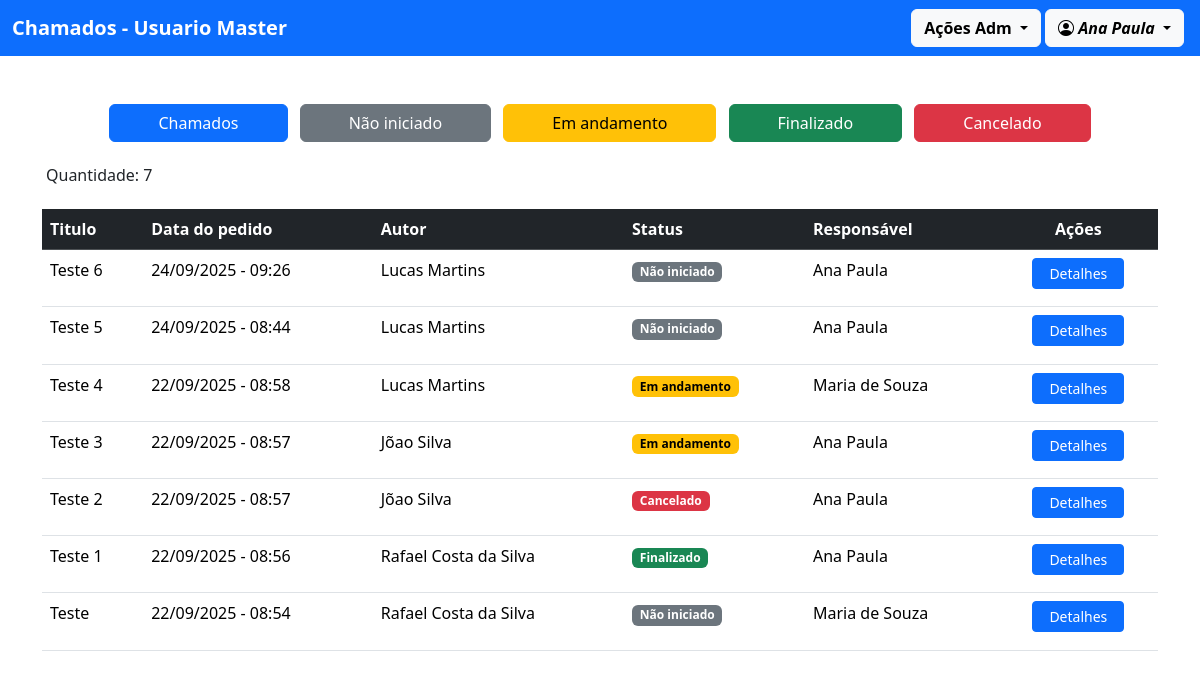
/ver_chamados/ (signed in), run on an earlier commit of the app's database.
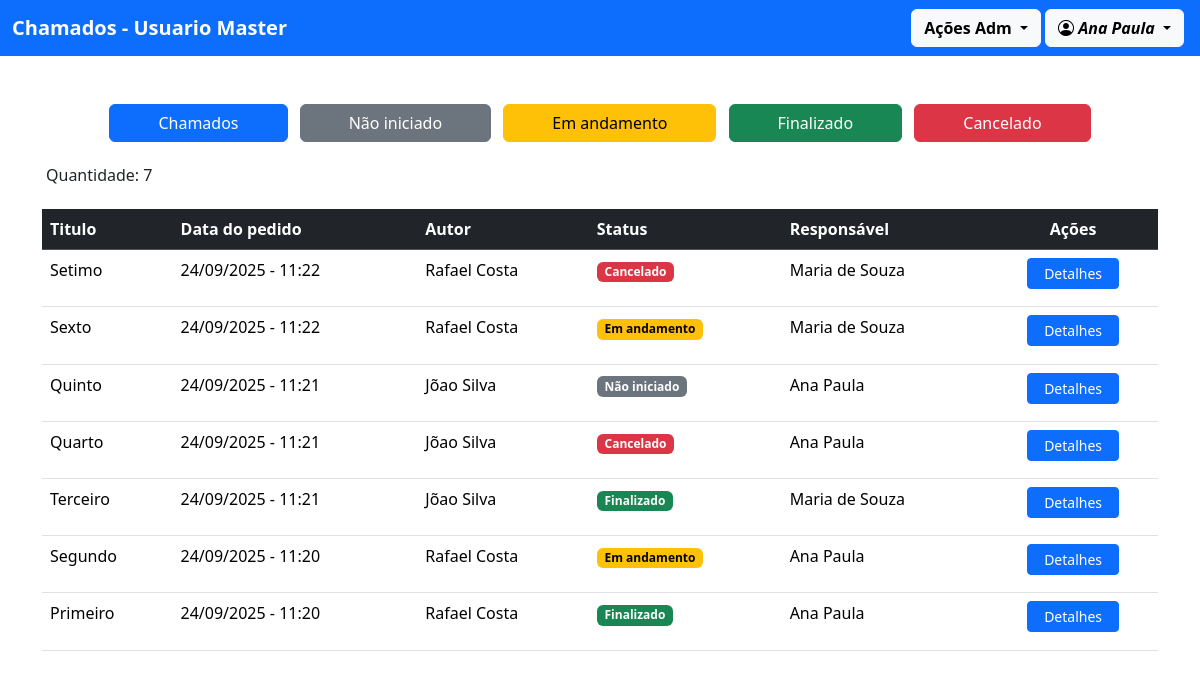
And on a later commit of the database.
### usuario/models.py (models this page shows)
class Perfil(models.Model):
    user = models.OneToOneField(User, on_delete=models.CASCADE)
    nome_completo = models.CharField(max_length=255)
    adm = models.BooleanField(default=False)
    def __str__(self):
        return f"{self.nome_completo}"
    class Meta:
        ordering = ["nome_completo"]

### chamado/models.py (models this page shows, shortened)
class Chamado(models.Model):
    STATUS = (
        ('nao_iniciado', 'Não iniciado'),
        ('em_andamento', 'Em andamento'),
        ('finalizado', 'Finalizado'),
        ('cancelado', 'Cancelado'),
    )
    titulo = models.CharField(max_length=255)
    data = models.DateTimeField()
    status = models.CharField(max_length=20, choices=STATUS, default="nao_iniciado")
    descricao = models.TextField()
    autor = models.ForeignKey(Perfil, on_delete=models.CASCADE, related_name='autor')
    responsavel = models.ForeignKey(Perfil, on_delete=models.CASCADE, related_name='responsavel')
    class Meta:
        ordering = ["-data"]

### chamado/views.py (the view)
# urls.py: path('ver_chamados/', views.ver_chamados, name="ver_chamados"),
@login_required(login_url='/usuario/login/')
def ver_chamados(request):
    chamado = Chamado.objects.all()
    status = request.GET.get('status')
    if status:
        chamado = chamado.filter(status=status)
    qtd = chamado.count()
    return render(request, 'adm/ver_chamado.html', {'chamados': chamado, 'quantidade': qtd})

### chamado/templates/adm/ver_chamado.html (shortened to what this page needs)
{% extends "modelo.html" %}
{% block content %}
<div class="text-center">
    <form method="get" action="">
        <button type="submit" class="btn btn-primary px-5 me-2">Chamados</button>
        <button type="submit" name="status" value="nao_iniciado" class="btn btn-secondary px-5 me-2">Não iniciado</button>
        <button type="submit" name="status" value="em_andamento" class="btn btn-warning px-5 me-2">Em andamento</button>
        <button type="submit" name="status" value="finalizado" class="btn btn-success px-5 me-2">Finalizado</button>
        <button type="submit" name="status" value="cancelado" class="btn btn-danger px-5">Cancelado</button>
    </form>
</div>
<br>
<h6 class="mb-4 ms-1">Quantidade: {{ quantidade }}</h6>
{% if quantidade != 0 %}
    <table class="table table-hover">
        <thead class="table-dark">
            <tr>
                <th>Titulo</th>
                <th>Data do pedido</th>
                <th>Autor</th>
                <th>Status</th>
                <th>Responsável</th>
                <th class="text-center">Ações</th>
            </tr>
        </thead>
        <tbody>
            {% for i in chamados %}
            <tr>
                <td>{{i.titulo}}</td>
                <td>{{i.data|date:'d/m/Y - H:i'}}</td>
                <td>{{i.autor}}</td>
                <td>
                    <p>
                        {% if i.status == 'finalizado' %}
                            <span class="badge bg-success">{{i.get_status_display}}</span>
                        {% elif i.status == 'em_andamento' %}
                            <span class="badge bg-warning text-black">{{i.get_status_display}}</span>
                        {% elif i.status == 'cancelado' %}
                            <span class="badge bg-danger">{{i.get_status_display}}</span>
                        {% else %}
                            <span class="badge bg-secondary">{{i.get_status_display}}</span>
                        {% endif %}
                    </p>
                </td>
                <td>{{i.responsavel}}</td>
                <td class="text-center">
                    <a href="{% url 'ver_detalhes' i.id%}" class="btn btn-sm btn-primary px-3">Detalhes</a>
                </td>
            </tr>
            {% endfor %}
        </tbody>
    </table>
{% else %}
    <div class="text-center">
        <hr><br>
        <i class="bi bi-chat-left-dots fs-1 text-danger"></i>
        <p>Nenhum chamado</p>
    </div>
{% endif %}
{% endblock %}

### templates/modelo.html (shortened to what this page needs)
<!doctype html>
<html lang="en">
<head>
    <link href="https://cdn.jsdelivr.net/npm/bootstrap@5.3.8/dist/css/bootstrap.min.css" rel="stylesheet"
>
    <link href="https://cdn.jsdelivr.net/npm/bootstrap-icons@1.11.3/font/bootstrap-icons.css" rel="stylesheet">
</head>
<body>
    <header>
        <nav class="navbar bg-primary">
            <div class="container-fluid">
                {% if request.user.perfil.adm %}
                <a href="{% url 'ver_chamados' %}" class="navbar-brand fw-bold text-white">
                    Chamados - Usuario Master
                </a>
                {% else %}
                <a href="{% url 'ver_meus_chamados' %}" class="navbar-brand fw-bold text-white">
                    Chamados
                </a>
                {% endif %}
                <div class="d-flex">
                    {% if request.user.perfil.adm %}
                    <div class="dropdown">
                        <a href="" class="btn btn-light fw-bold dropdown-toggle me-1" data-bs-toggle="dropdown">
                            Ações Adm
                        </a>
                    </div>
                    {% endif %}
                    {% if request.user.is_authenticated %}
                    <div class="dropdown">
                        <button class="btn btn-light fw-bold dropdown-toggle me-1" type="button"
                            data-bs-toggle="dropdown" aria-expanded="false">
                            <i class="bi bi-person-circle"> {{ request.user.perfil }}</i>
                        </button>
                    </div>
                    {% endif %}
                </div>
            </div>
        </nav>
    </header>
    <main>
        <div class="container">
            <br><br>
            {% block content %}{% endblock %}
        </div>
    </main>
</body>
</html>

What changed in the data, as far as the page shows it:
changed Chamado: titulo "Teste 6" → "Setimo"; data "24/09/2025 - 09:26" → "24/09/2025 - 11:22"; autor "Lucas Martins" → "Rafael Costa"; responsavel "Ana Paula" → "Maria de Souza"; status "Não iniciado" → "Cancelado"
changed Chamado: titulo "Teste 5" → "Sexto"; data "24/09/2025 - 08:44" → "24/09/2025 - 11:22"; autor "Lucas Martins" → "Rafael Costa"; responsavel "Ana Paula" → "Maria de Souza"; status "Não iniciado" → "Em andamento"
changed Chamado: titulo "Teste 4" → "Quinto"; data "22/09/2025 - 08:58" → "24/09/2025 - 11:21"; autor "Lucas Martins" → "Jõao Silva"; responsavel "Maria de Souza" → "Ana Paula"; status "Em andamento" → "Não iniciado"
changed Chamado: titulo "Teste 3" → "Quarto"; data "22/09/2025 - 08:57" → "24/09/2025 - 11:21"; status "Em andamento" → "Cancelado"
changed Chamado: titulo "Teste 2" → "Terceiro"; data "22/09/2025 - 08:57" → "24/09/2025 - 11:21"; responsavel "Ana Paula" → "Maria de Souza"; status "Cancelado" → "Finalizado"
changed Chamado: titulo "Teste 1" → "Segundo"; data "22/09/2025 - 08:56" → "24/09/2025 - 11:20"; autor "Rafael Costa da Silva" → "Rafael Costa"; status "Finalizado" → "Em andamento"
changed Chamado: titulo "Teste" → "Primeiro"; data "22/09/2025 - 08:54" → "24/09/2025 - 11:20"; autor "Rafael Costa da Silva" → "Rafael Costa"; responsavel "Maria de Souza" → "Ana Paula"; status "Não iniciado" → "Finalizado"
